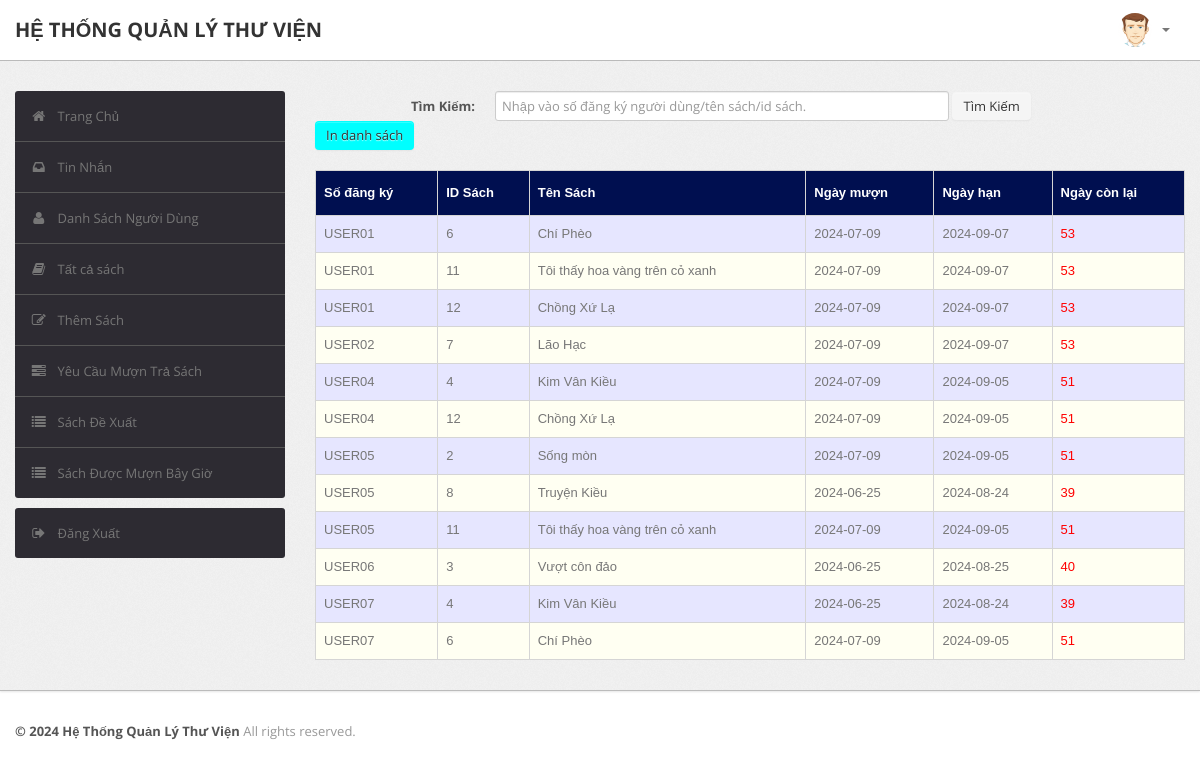
The app's page /admin/current.php (signed in) with its own data.
### tables this page shows
CREATE TABLE `record` (
  `RollNo` varchar(50) NOT NULL,
  `BookId` int(10) NOT NULL,
  `Date_of_Issue` date DEFAULT NULL,
  `Due_Date` date DEFAULT NULL,
  `Date_of_Return` date DEFAULT NULL,
  `Dues` int(10) DEFAULT NULL,
  `Renewals_left` int(10) DEFAULT NULL,
  `Time` time DEFAULT NULL
);

CREATE TABLE `book` (
  `BookId` int(10) NOT NULL,
  `Title` varchar(50) DEFAULT NULL,
  `Publisher` varchar(50) DEFAULT NULL,
  `Year` varchar(50) DEFAULT NULL,
  `Availability` int(5) DEFAULT NULL
);

### admin/current.php (the view, shortened to what this page needs)
<?php
require('dbconn.php');
?>
<?php
if ($_SESSION['RollNo']) {
    ?>
<!DOCTYPE html>
<html lang="en">
    <head>
        <link type="text/css" href="bootstrap/css/bootstrap.min.css" rel="stylesheet">
        <link type="text/css" href="bootstrap/css/bootstrap-responsive.min.css" rel="stylesheet">
        <link type="text/css" href="css/theme.css" rel="stylesheet">
        <link type="text/css" href="images/icons/css/font-awesome.css" rel="stylesheet">
    </head>
    <body>
        <div class="navbar navbar-fixed-top">
            <div class="navbar-inner">
                <div class="container">
                        <a class="brand" href="index.php">HỆ THỐNG QUẢN LÝ THƯ VIỆN </a>
                    <div class="nav-collapse collapse navbar-inverse-collapse">
                        <ul class="nav pull-right">
                            <li class="nav-user dropdown"><a href="#" class="dropdown-toggle" data-toggle="dropdown">
                                <img src="images/user.png" class="nav-avatar" />
                                <b class="caret"></b></a>
                            </li>
                        </ul>
                    </div>
                </div>
            </div>
        </div>
        <div class="wrapper">
            <div class="container">
                <div class="row">
                    <div class="span3">
                        <div class="sidebar">
                            <ul class="widget widget-menu unstyled">
                                <li class="active"><a href="index.php"><i class="menu-icon icon-home"></i>Trang Chủ
                                </a></li>
                                 <li><a href="message.php"><i class="menu-icon icon-inbox"></i>Tin Nhắn</a>
                                </li>
                                <li><a href="student.php"><i class="menu-icon icon-user"></i>Danh Sách Người Dùng </a>
                                </li>
                                <li><a href="book.php"><i class="menu-icon icon-book"></i>Tất cả sách </a></li>
                                <li><a href="addbook.php"><i class="menu-icon icon-edit"></i>Thêm Sách </a></li>
                                <li><a href="requests.php"><i class="menu-icon icon-tasks"></i>Yêu Cầu Mượn Trả Sách </a></li>
                                <li><a href="recommendations.php"><i class="menu-icon icon-list"></i>Sách Đề Xuất </a></li>
                                <li><a href="current.php"><i class="menu-icon icon-list"></i>Sách Được Mượn Bây Giờ </a></li>
                            </ul>
                            <ul class="widget widget-menu unstyled">
                                <li><a href="logout.php"><i class="menu-icon icon-signout"></i>Đăng Xuất </a></li>
                            </ul>
                        </div>
                    </div>
                    <div class="span9">
                        <form class="form-horizontal row-fluid" action="current.php" method="post">
                                        <div class="control-group">
                                            <label class="control-label" for="Search"><b>Tìm Kiếm:</b></label>
                                            <div class="controls">
                                                <input type="text" id="title" name="title" placeholder="Nhập vào số đăng ký người dùng/tên sách/id sách." class="span8" required>
                                                <button type="submit" name="submit"class="btn">Tìm Kiếm</button>
                                            </div>
                                            <button onclick="pagePrint()" href="#" class="btn" style="background-color: cyan;">In danh sách</button>
                                        </div>
                                    </form>
                                    <br>
                                    <?php
                                    if(isset($_POST['submit']))
                                        {$s=$_POST['title'];
                                            $sql="select record.BookId,RollNo,Title,Due_Date,Date_of_Issue,datediff(Due_Date,curdate()) as x from LMS.record,LMS.book where (Date_of_Issue is NOT NULL and Date_of_Return is NULL and book.Bookid = record.BookId) and (RollNo='$s' or record.BookId='$s' or Title like '%$s%')";
                                        }
                                    else
                                        $sql="select record.BookId,RollNo,Title,Due_Date,Date_of_Issue,datediff(Due_Date,curdate()) as x from LMS.record,LMS.book where Date_of_Issue is NOT NULL and Date_of_Return is NULL and book.Bookid = record.BookId";
                                    $result=$conn->query($sql);
                                    $rowcount=mysqli_num_rows($result);
                                    if(!($rowcount))
                                        echo "<br><center><h2><b><i>No Results</i></b></h2></center>";
                                    else
                                    {
                                    ?>
                        <table class="table" id = "tables">
                                  <thead>
                                    <tr>
                                      <th>Số đăng ký</th>
                                      <th>ID Sách</th>
                                      <th>Tên Sách</th>
                                      <th>Ngày mượn</th>
                                      <th>Ngày hạn</th>
                                      <th>Ngày còn lại</th>
                                    </tr>
                                  </thead>
                                  <tbody>
                                <?php
                            while($row=$result->fetch_assoc())
                            {
                                $rollno=$row['RollNo'];
                                $bookid=$row['BookId'];
                                $name=$row['Title'];
                                $issuedate=$row['Date_of_Issue'];
                                $duedate=$row['Due_Date'];
                                $dues=$row['x'];
                            ?>
                                    <tr>
                                      <td><?php echo strtoupper($rollno) ?></td>
                                      <td><?php echo $bookid ?></td>
                                      <td><?php echo $name ?></td>
                                      <td><?php echo $issuedate ?></td>
                                      <td><?php echo $duedate ?></td>
                                      <td><?php if($dues > 0)
                                                  echo "<font color='red'>".$dues."</font>";
                                                else
                                                  echo "<font color='green'>0</font>";
                                              ?>
                                    </tr>
                            <?php }} ?>
                                    </tbody>
                                </table>
                    </div>
                </div>
            </div>
        </div>
<div class="footer">
            <div class="container">
                <b class="copyright">&copy; 2024 Hệ Thống Quản Lý Thư Viện </b>All rights reserved.
            </div>
        </div>
    </body>
</html>
<?php }
else {
    echo "<script type='text/javascript'>alert('Access Denied!!!')</script>";
} ?>

### admin/css/theme.css (style rules this page uses)
#tables { font-family: "Trebuchet MS", Arial, Helvetica, sans-serif; border-collapse: collapse; width: 100%; }
#tables td, #tables th { border: 1px solid #ddd; padding: 8px; }
#tables tr:nth-child(even) { background-color: #fffff2; }
#tables tr:nth-child(odd) { background-color: #e6e6ff; }
#tables th { padding-top: 12px; padding-bottom: 12px; text-align: left; background-color: #000F50; color: white; }
body { font-size: 13px; font-family: 'Open Sans', Arial, sans-serif; background: #fff; color: #777 }
strong, b { color: #555 }
.wrapper { background: url(../images/bg.png) #eee; border-bottom: 1px solid #bbb; -webkit-box-shadow: 0 1px 2px rgba(0,0,0,0.1); -moz-box-shadow: 0 1px 2px rgba(0,0,0,0.1); box-shadow: 0 1px 2px rgba(0,0,0,0.1); padding: 30px 0 }
.footer { color: #999; padding: 30px 0 60px }
form { margin: 0 }
select, textarea, input[type="text"], input[type="password"], input[type="datetime"], input[type="datetime-local"], input[type="date"], input[type="month"], input[type="time"], input[type="week"], input[type="number"], input[type="email"], input[type="url"], input[type="search"], input[type="tel"], input[type="color"], .uneditable-input, label, input, button, select, textarea { -webkit-border-radius: 3px; -moz-border-radius: 3px; border-radius: 3px; font-size: 13px; font-family: 'Open Sans', Tahoma, Arial, sans-serif }
body [class^="icon-"], body [class*=" icon-"] { font-size: 14px; line-height: 20px; height: 20px }
.form-horizontal .control-group, .form-vertical .control-group { margin-bottom: 0 }
.navbar { position: static!important; margin: 0!important }
.navbar .navbar-inner { background: #fff; border-bottom: 1px solid #bbb; -webkit-box-shadow: 0 1px 2px rgba(0,0,0,0.15); -moz-box-shadow: 0 1px 2px rgba(0,0,0,0.15); box-shadow: 0 1px 2px rgba(0,0,0,0.15) }
.navbar .brand { color: #333; font-weight: bold; font-size: 20px; margin-right: 20px; padding: 20px }
.navbar .nav>li>a { padding: 20px 15px; font-weight: bold; color: #777 }
.nav-user>a { height: 20px }
.nav-avatar { width: 34px; height: 34px; margin: -7px 5px 0 0; -webkit-border-radius: 50%; -moz-border-radius: 50%; border-radius: 50% }
.btn, .btn-box { -webkit-border-radius: 3px; -moz-border-radius: 3px; border-radius: 3px }
.btn { font-size: 13px; font-weight: 600 }
.btn { display: inline-block; margin-bottom: 0; font-weight: 400; text-align: center; vertical-align: middle; cursor: pointer; background-image: none; border: 1px solid transparent; white-space: nowrap; padding: 4px 10px; font-size: 13px; line-height: 1.42857; border-radius: 4px; -webkit-user-select: none; -moz-user-select: none; -ms-user-select: none; user-select: none }
.table { margin-bottom: 0 }
.table th, .table td { border-color: #d5d5d5!important }
.widget-menu { background: #fff; -webkit-border-radius: 3px; -moz-border-radius: 3px; border-radius: 3px; overflow: hidden }
.widget-menu a { color: #555; display: block; line-height: 20px; padding: 15px; text-decoration: none!important }
.widget-menu .menu-icon { margin-right: 10px; color: #767676; -webkit-transition: all .2s ease-in-out; -moz-transition: all .2s ease-in-out; transition: all .2s ease-in-out; }
.widget-menu>li+li { border-top: 1px solid #555 }
.widget-menu>li>a { background-color: #2d2b32; color: #767676; -webkit-transition: all .2s ease-in-out; -moz-transition: all .2s ease-in-out; transition: all .2s ease-in-out; }

### records on screen
record: RollNo "USER01", BookId "6", BookId.Title "Chí Phèo", Date_of_Issue "2024-07-09", Due_Date "2024-09-07", dues "53"
record: RollNo "USER01", BookId "11", BookId.Title "Tôi thấy hoa vàng trên cỏ xanh", Date_of_Issue "2024-07-09", Due_Date "2024-09-07", dues "53"
record: RollNo "USER01", BookId "12", BookId.Title "Chồng Xứ Lạ", Date_of_Issue "2024-07-09", Due_Date "2024-09-07", dues "53"
record: RollNo "USER02", BookId "7", BookId.Title "Lão Hạc", Date_of_Issue "2024-07-09", Due_Date "2024-09-07", dues "53"
record: RollNo "USER04", BookId "4", BookId.Title "Kim Vân Kiều", Date_of_Issue "2024-07-09", Due_Date "2024-09-05", dues "51"
record: RollNo "USER04", BookId "12", BookId.Title "Chồng Xứ Lạ", Date_of_Issue "2024-07-09", Due_Date "2024-09-05", dues "51"
record: RollNo "USER05", BookId "2", BookId.Title "Sống mòn", Date_of_Issue "2024-07-09", Due_Date "2024-09-05", dues "51"
record: RollNo "USER05", BookId "8", BookId.Title "Truyện Kiều", Date_of_Issue "2024-06-25", Due_Date "2024-08-24", dues "39"
record: RollNo "USER05", BookId "11", BookId.Title "Tôi thấy hoa vàng trên cỏ xanh", Date_of_Issue "2024-07-09", Due_Date "2024-09-05", dues "51"
record: RollNo "USER06", BookId "3", BookId.Title "Vượt côn đảo", Date_of_Issue "2024-06-25", Due_Date "2024-08-25", dues "40"
record: RollNo "USER07", BookId "4", BookId.Title "Kim Vân Kiều", Date_of_Issue "2024-06-25", Due_Date "2024-08-24", dues "39"
record: RollNo "USER07", BookId "6", BookId.Title "Chí Phèo", Date_of_Issue "2024-07-09", Due_Date "2024-09-05", dues "51"
